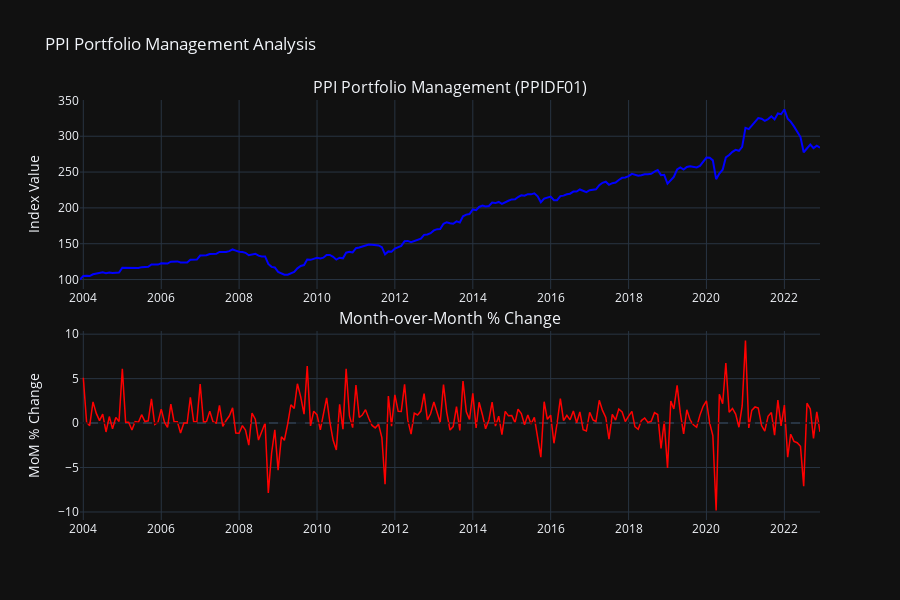

Notebook code for this chart:
### Code cell
# Calculate MoM changes and visualize
if target is not None:
    target_enhanced = target.sort('date').with_columns([
        (pl.col('value').pct_change() * 100).alias('mom_pct')
    ])
    
    # Plot using plotly
    dates = target_enhanced['date'].to_list()
    values = target_enhanced['value'].to_list()
    mom_pct = target_enhanced['mom_pct'].to_list()
    
    # Create subplots
    fig = make_subplots(
        rows=2, cols=1,
        subplot_titles=('PPI Portfolio Management (PPIDF01)', 'Month-over-Month % Change'),
        vertical_spacing=0.1
    )
    
    # Add index value plot
    fig.add_trace(
        go.Scatter(
            x=dates, y=values,
            mode='lines',
            name='Index Value',
            line=dict(color='blue', width=2)
        ),
        row=1, col=1
    )
    
    # Add MoM % change plot
    fig.add_trace(
        go.Scatter(
            x=dates, y=mom_pct,
            mode='lines',
            name='MoM % Change',
            line=dict(color='red', width=1.5)
        ),
        row=2, col=1
    )
    
    # Add horizontal line at y=0 for MoM plot
    fig.add_hline(y=0, line_dash="dash", line_color="black", opacity=0.5, row=2, col=1)
    
    # Update layout
    fig.update_layout(
        height=600,
        title_text="PPI Portfolio Management Analysis",
        showlegend=False
    )
    
    # Update y-axis labels
    fig.update_yaxes(title_text="Index Value", row=1, col=1)
    fig.update_yaxes(title_text="MoM % Change", row=2, col=1)
    
    fig.show()
    
    # MoM statistics
    mom_stats = target_enhanced.select([
        pl.col('mom_pct').drop_nulls().mean().alias('mean_mom'),
        pl.col('mom_pct').drop_nulls().std().alias('std_mom'),
        pl.col('mom_pct').drop_nulls().min().alias('min_mom'),
        pl.col('mom_pct').drop_nulls().max().alias('max_mom')
    ])
    print("\nMoM % Change Statistics:")
    print(mom_stats)

### Figure 1 — Plotly figure (JSON) as saved in the notebook; plotly's stock layout.template omitted (floating-point values rounded to 4 significant figures; data arrays with more than 128 entries replaced by an {"elided": "..."} marker saying what was removed)
{"data": [{"line": {"color": "blue", "width": 2}, "mode": "lines", "name": "Index Value", "x": {"elided": "229 str values"}, "y": {"elided": "229 float values"}, "type": "scatter", "xaxis": "x", "yaxis": "y"}, {"line": {"color": "red", "width": 1.5}, "mode": "lines", "name": "MoM % Change", "x": {"elided": "229 str values"}, "y": {"elided": "229 float values"}, "type": "scatter", "xaxis": "x2", "yaxis": "y2"}], "layout": {"xaxis": {"anchor": "y", "domain": [0.0, 1.0]}, "yaxis": {"anchor": "x", "domain": [0.55, 1.0], "title": {"text": "Index Value"}}, "xaxis2": {"anchor": "y2", "domain": [0.0, 1.0]}, "yaxis2": {"anchor": "x2", "domain": [0.0, 0.45], "title": {"text": "MoM % Change"}}, "annotations": [{"font": {"size": 16}, "showarrow": false, "text": "PPI Portfolio Management (PPIDF01)", "x": 0.5, "xanchor": "center", "xref": "paper", "y": 1.0, "yanchor": "bottom", "yref": "paper"}, {"font": {"size": 16}, "showarrow": false, "text": "Month-over-Month % Change", "x": 0.5, "xanchor": "center", "xref": "paper", "y": 0.45, "yanchor": "bottom", "yref": "paper"}], "shapes": [{"line": {"color": "black", "dash": "dash"}, "opacity": 0.5, "type": "line", "x0": 0, "x1": 1, "xref": "x2 domain", "y0": 0, "y1": 0, "yref": "y2"}], "title": {"text": "PPI Portfolio Management Analysis"}, "height": 600, "showlegend": false}}
